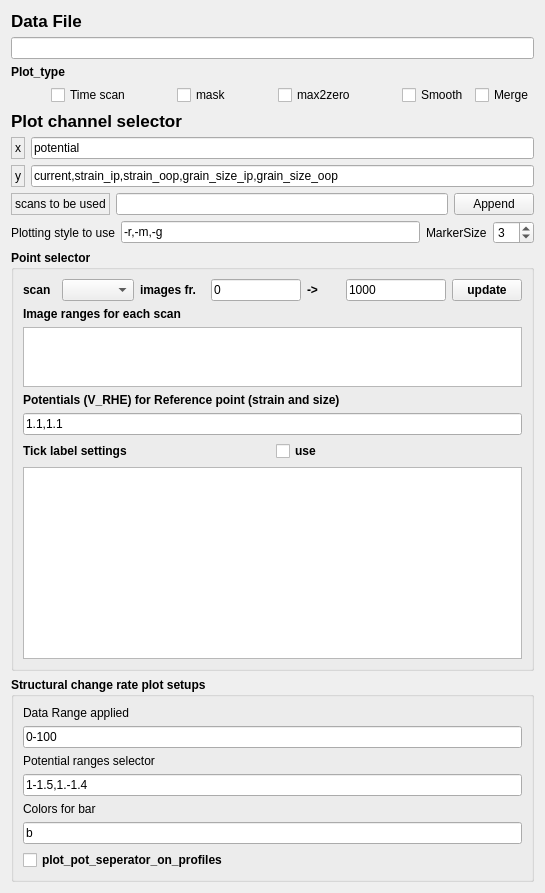
          <widget class="QWidget" name="tab_3">
           <attribute name="title">
            <string>Basic setup</string>
           </attribute>
           <layout class="QVBoxLayout" name="verticalLayout_5">
            <item>
             <widget class="QLabel" name="label">
              <property name="sizePolicy">
               <sizepolicy hsizetype="Fixed" vsizetype="Fixed">
                <horstretch>0</horstretch>
                <verstretch>0</verstretch>
               </sizepolicy>
              </property>
              <property name="font">
               <font>
                <pointsize>13</pointsize>
                <weight>75</weight>
                <bold>true</bold>
               </font>
              </property>
              <property name="text">
               <string>Data File</string>
              </property>
             </widget>
            </item>
            <item>
             <widget class="QLineEdit" name="lineEdit_data_file">
              <property name="sizePolicy">
               <sizepolicy hsizetype="Expanding" vsizetype="Fixed">
                <horstretch>0</horstretch>
                <verstretch>0</verstretch>
               </sizepolicy>
              </property>
              <property name="maximumSize">
               <size>
                <width>4000</width>
                <height>16777215</height>
               </size>
              </property>
             </widget>
            </item>
            <item>
             <widget class="QLabel" name="label_10">
              <property name="font">
               <font>
                <weight>75</weight>
                <bold>true</bold>
               </font>
              </property>
              <property name="text">
               <string>Plot_type</string>
              </property>
             </widget>
            </item>
            <item>
             <layout class="QHBoxLayout" name="horizontalLayout_7">
              <item>
               <spacer name="horizontalSpacer_4">
                <property name="orientation">
                 <enum>Qt::Horizontal</enum>
                </property>
                <property name="sizeHint" stdset="0">
                 <size>
                  <width>40</width>
                  <height>20</height>
                 </size>
                </property>
               </spacer>
              </item>
              <item>
               <widget class="QCheckBox" name="checkBox_time_scan">
                <property name="text">
                 <string>Time scan</string>
                </property>
               </widget>
              </item>
              <item>
               <spacer name="horizontalSpacer_3">
                <property name="orientation">
                 <enum>Qt::Horizontal</enum>
                </property>
                <property name="sizeHint" stdset="0">
                 <size>
                  <width>40</width>
                  <height>20</height>
                 </size>
                </property>
               </spacer>
              </item>
              <item>
               <widget class="QCheckBox" name="checkBox_mask">
                <property name="text">
                 <string>mask</string>
                </property>
               </widget>
              </item>
              <item>
               <spacer name="horizontalSpacer_2">
                <property name="orientation">
                 <enum>Qt::Horizontal</enum>
                </property>
                <property name="sizeHint" stdset="0">
                 <size>
                  <width>40</width>
                  <height>20</height>
                 </size>
                </property>
               </spacer>
              </item>
              <item>
               <widget class="QCheckBox" name="checkBox_max">
                <property name="text">
                 <string>max2zero</string>
                </property>
               </widget>
              </item>
              <item>
               <spacer name="horizontalSpacer">
                <property name="orientation">
                 <enum>Qt::Horizontal</enum>
                </property>
                <property name="sizeHint" stdset="0">
                 <size>
                  <width>40</width>
                  <height>20</height>
                 </size>
                </property>
               </spacer>
              </item>
              <item>
               <widget class="QCheckBox" name="checkBox_show_smoothed_curve">
                <property name="text">
                 <string>Smooth</string>
                </property>
               </widget>
              </item>
              <item>
               <widget class="QCheckBox" name="checkBox_merge">
                <property name="text">
                 <string>Merge</string>
                </property>
               </widget>
              </item>
             </layout>
            </item>
            <item>
             <widget class="QLabel" name="label_9">
              <property name="font">
               <font>
                <pointsize>13</pointsize>
                <weight>75</weight>
                <bold>true</bold>
               </font>
              </property>
              <property name="text">
               <string>Plot channel selector</string>
              </property>
             </widget>
            </item>
            <item>
             <layout class="QHBoxLayout" name="horizontalLayout_15">
              <item>
               <widget class="QLabel" name="label_4">
                <property name="frameShape">
                 <enum>QFrame::StyledPanel</enum>
                </property>
                <property name="text">
                 <string>x</string>
                </property>
               </widget>
              </item>
              <item>
               <widget class="QLineEdit" name="lineEdit_x">
                <property name="text">
                 <string>potential</string>
                </property>
               </widget>
              </item>
             </layout>
            </item>
            <item>
             <layout class="QHBoxLayout" name="horizontalLayout_16">
              <item>
               <widget class="QLabel" name="label_5">
                <property name="frameShape">
                 <enum>QFrame::StyledPanel</enum>
                </property>
                <property name="text">
                 <string>y</string>
                </property>
               </widget>
              </item>
              <item>
               <widget class="QLineEdit" name="lineEdit_y">
                <property name="text">
                 <string>current,strain_ip,strain_oop,grain_size_ip,grain_size_oop</string>
                </property>
               </widget>
              </item>
             </layout>
            </item>
            <item>
             <layout class="QHBoxLayout" name="horizontalLayout_12">
              <item>
               <widget class="QLabel" name="label_23">
                <property name="font">
                 <font>
                  <weight>50</weight>
                  <bold>false</bold>
                 </font>
                </property>
                <property name="frameShape">
                 <enum>QFrame::StyledPanel</enum>
                </property>
                <property name="text">
                 <string>scans to be used</string>
                </property>
               </widget>
              </item>
              <item>
               <widget class="QLineEdit" name="scan_numbers_append">
                <property name="text">
                 <string/>
                </property>
               </widget>
              </item>
              <item>
               <widget class="QPushButton" name="PushButton_append_scans">
                <property name="text">
                 <string>Append</string>
                </property>
               </widget>
              </item>
             </layout>
            </item>
            <item>
             <layout class="QHBoxLayout" name="horizontalLayout_8">
              <item>
               <widget class="QLabel" name="label_12">
                <property name="text">
                 <string>Plotting style to use</string>
                </property>
               </widget>
              </item>
              <item>
               <widget class="QLineEdit" name="lineEdit_fmt">
                <property name="text">
                 <string>-r,-m,-g</string>
                </property>
               </widget>
              </item>
              <item>
               <widget class="QLabel" name="label_36">
                <property name="text">
                 <string>MarkerSize</string>
                </property>
               </widget>
              </item>
              <item>
               <widget class="QSpinBox" name="spinBox_marker_size">
                <property name="minimum">
                 <number>1</number>
                </property>
                <property name="value">
                 <number>3</number>
                </property>
               </widget>
              </item>
             </layout>
            </item>
            <item>
             <widget class="QGroupBox" name="groupBox_2">
              <property name="font">
               <font>
                <weight>75</weight>
                <bold>true</bold>
               </font>
              </property>
              <property name="title">
               <string>Point selector</string>
              </property>
              <layout class="QVBoxLayout" name="verticalLayout_3">
               <item>
                <layout class="QHBoxLayout" name="horizontalLayout_5">
                 <item>
                  <widget class="QLabel" name="label_3">
                   <property name="text">
                    <string>scan</string>
                   </property>
                  </widget>
                 </item>
                 <item>
                  <widget class="QComboBox" name="comboBox_scans">
                   <property name="sizePolicy">
                    <sizepolicy hsizetype="Maximum" vsizetype="Fixed">
                     <horstretch>0</horstretch>
                     <verstretch>0</verstretch>
                    </sizepolicy>
                   </property>
                   <property name="maximumSize">
                    <size>
                     <width>80</width>
                     <height>16777215</height>
                    </size>
                   </property>
                   <property name="font">
                    <font>
                     <weight>50</weight>
                     <bold>false</bold>
                    </font>
                   </property>
                  </widget>
                 </item>
                 <item>
                  <widget class="QLabel" name="label_6">
                   <property name="sizePolicy">
                    <sizepolicy hsizetype="Maximum" vsizetype="Preferred">
                     <horstretch>0</horstretch>
                     <verstretch>0</verstretch>
                    </sizepolicy>
                   </property>
                   <property name="minimumSize">
                    <size>
                     <width>65</width>
                     <height>0</height>
                    </size>
                   </property>
                   <property name="text">
                    <string>images fr.</string>
                   </property>
                  </widget>
                 </item>
                 <item>
                  <widget class="QLineEdit" name="lineEdit_img_range_left">
                   <property name="maximumSize">
                    <size>
                     <width>90</width>
                     <height>16777215</height>
                    </size>
                   </property>
                   <property name="font">
                    <font>
                     <weight>50</weight>
                     <bold>false</bold>
                    </font>
                   </property>
                   <property name="text">
                    <string>0</string>
                   </property>
                  </widget>
                 </item>
                 <item>
                  <widget class="QLabel" name="label_13">
                   <property name="minimumSize">
                    <size>
                     <width>20</width>
                     <height>0</height>
                    </size>
                   </property>
                   <property name="text">
                    <string>-&gt;</string>
                   </property>
                  </widget>
                 </item>
                 <item>
                  <widget class="QLineEdit" name="lineEdit_img_range_right">
                   <property name="maximumSize">
                    <size>
                     <width>100</width>
                     <height>16777215</height>
                    </size>
                   </property>
                   <property name="font">
                    <font>
                     <weight>50</weight>
                     <bold>false</bold>
                    </font>
                   </property>
                   <property name="text">
                    <string>1000</string>
                   </property>
                  </widget>
                 </item>
                 <item>
                  <widget class="QPushButton" name="pushButton_update">
                   <property name="sizePolicy">
                    <sizepolicy hsizetype="Fixed" vsizetype="Fixed">
                     <horstretch>0</horstretch>
                     <verstretch>0</verstretch>
                    </sizepolicy>
                   </property>
                   <property name="maximumSize">
                    <size>
                     <width>70</width>
                     <height>16777215</height>
                    </size>
                   </property>
                   <property name="text">
                    <string>update</string>
                   </property>
                  </widget>
                 </item>
                </layout>
               </item>
               <item>
                <widget class="QLabel" name="label_15">
                 <property name="text">
                  <string>Image ranges for each scan</string>
                 </property>
                </widget>
               </item>
               <item>
                <widget class="QPlainTextEdit" name="plainTextEdit_img_range">
                 <property name="sizePolicy">
                  <sizepolicy hsizetype="Expanding" vsizetype="Maximum">
                   <horstretch>0</horstretch>
                   <verstretch>0</verstretch>
                  </sizepolicy>
                 </property>
                 <property name="maximumSize">
                  <size>
                   <width>16777215</width>
                   <height>60</height>
                  </size>
                 </property>
                 <property name="font">
                  <font>
                   <weight>50</weight>
                   <bold>false</bold>
                  </font>
                 </property>
                </widget>
               </item>
               <item>
                <widget class="QLabel" name="label_30">
                 <property name="font">
                  <font>
                   <weight>75</weight>
                   <bold>true</bold>
                  </font>
                 </property>
                 <property name="text">
                  <string>Potentials (V_RHE) for Reference point (strain and size)</string>
                 </property>
                </widget>
               </item>
               <item>
                <widget class="QLineEdit" name="lineEdit_reference_potential">
                 <property name="font">
                  <font>
                   <weight>50</weight>
                   <bold>false</bold>
                  </font>
                 </property>
                 <property name="text">
                  <string>1.1,1.1</string>
                 </property>
                </widget>
               </item>
               <item>
                <layout class="QHBoxLayout" name="horizontalLayout_21">
                 <item>
                  <widget class="QLabel" name="label_29">
                   <property name="font">
                    <font>
                     <weight>75</weight>
                     <bold>true</bold>
                    </font>
                   </property>
                   <property name="text">
                    <string>Tick label settings</string>
                   </property>
                  </widget>
                 </item>
                 <item>
                  <widget class="QCheckBox" name="checkBox_use">
                   <property name="text">
                    <string>use</string>
                   </property>
                  </widget>
                 </item>
                </layout>
               </item>
               <item>
                <widget class="QTableView" name="tableView_ax_format">
                 <property name="font">
                  <font>
                   <pointsize>12</pointsize>
                  </font>
                 </property>
                </widget>
               </item>
              </layout>
             </widget>
            </item>
            <item>
             <widget class="QGroupBox" name="groupBox">
              <property name="sizePolicy">
               <sizepolicy hsizetype="Preferred" vsizetype="Expanding">
                <horstretch>0</horstretch>
                <verstretch>0</verstretch>
               </sizepolicy>
              </property>
              <property name="font">
               <font>
                <weight>75</weight>
                <bold>true</bold>
               </font>
              </property>
              <property name="title">
               <string>Structural change rate plot setups</string>
              </property>
              <layout class="QVBoxLayout" name="verticalLayout_2">
               <item>
                <widget class="QLabel" name="label_8">
                 <property name="font">
                  <font>
                   <weight>50</weight>
                   <bold>false</bold>
                  </font>
                 </property>
                 <property name="text">
                  <string>Data Range applied</string>
                 </property>
                </widget>
               </item>
               <item>
                <widget class="QLineEdit" name="lineEdit_data_range">
                 <property name="sizePolicy">
                  <sizepolicy hsizetype="Expanding" vsizetype="Expanding">
                   <horstretch>0</horstretch>
                   <verstretch>0</verstretch>
                  </sizepolicy>
                 </property>
                 <property name="font">
                  <font>
                   <weight>50</weight>
                   <bold>false</bold>
                  </font>
                 </property>
                 <property name="text">
                  <string>0-100</string>
                 </property>
                </widget>
               </item>
               <item>
                <widget class="QLabel" name="label_7">
                 <property name="font">
                  <font>
                   <weight>50</weight>
                   <bold>false</bold>
                  </font>
                 </property>
                 <property name="text">
                  <string>Potential ranges selector</string>
                 </property>
                </widget>
               </item>
               <item>
                <widget class="QLineEdit" name="lineEdit_potential_range">
                 <property name="sizePolicy">
                  <sizepolicy hsizetype="Expanding" vsizetype="Expanding">
                   <horstretch>0</horstretch>
                   <verstretch>0</verstretch>
                  </sizepolicy>
                 </property>
                 <property name="font">
                  <font>
                   <weight>50</weight>
                   <bold>false</bold>
                  </font>
                 </property>
                 <property name="text">
                  <string>1-1.5,1.-1.4</string>
                 </property>
                </widget>
               </item>
               <item>
                <widget class="QLabel" name="label_14">
                 <property name="sizePolicy">
                  <sizepolicy hsizetype="Fixed" vsizetype="Preferred">
                   <horstretch>0</horstretch>
                   <verstretch>0</verstretch>
                  </sizepolicy>
                 </property>
                 <property name="font">
                  <font>
                   <weight>50</weight>
                   <bold>false</bold>
                  </font>
                 </property>
                 <property name="text">
                  <string>Colors for bar</string>
                 </property>
                </widget>
               </item>
               <item>
                <widget class="QLineEdit" name="lineEdit_colors_bar">
                 <property name="sizePolicy">
                  <sizepolicy hsizetype="Expanding" vsizetype="Expanding">
                   <horstretch>0</horstretch>
                   <verstretch>0</verstretch>
                  </sizepolicy>
                 </property>
                 <property name="font">
                  <font>
                   <weight>50</weight>
                   <bold>false</bold>
                  </font>
                 </property>
                 <property name="text">
                  <string>b</string>
                 </property>
                </widget>
               </item>
               <item>
                <widget class="QCheckBox" name="checkBox_show_marker">
                 <property name="text">
                  <string>plot_pot_seperator_on_profiles</string>
                 </property>
                </widget>
               </item>
              </layout>
             </widget>
            </item>
           </layout>
          </widget>
